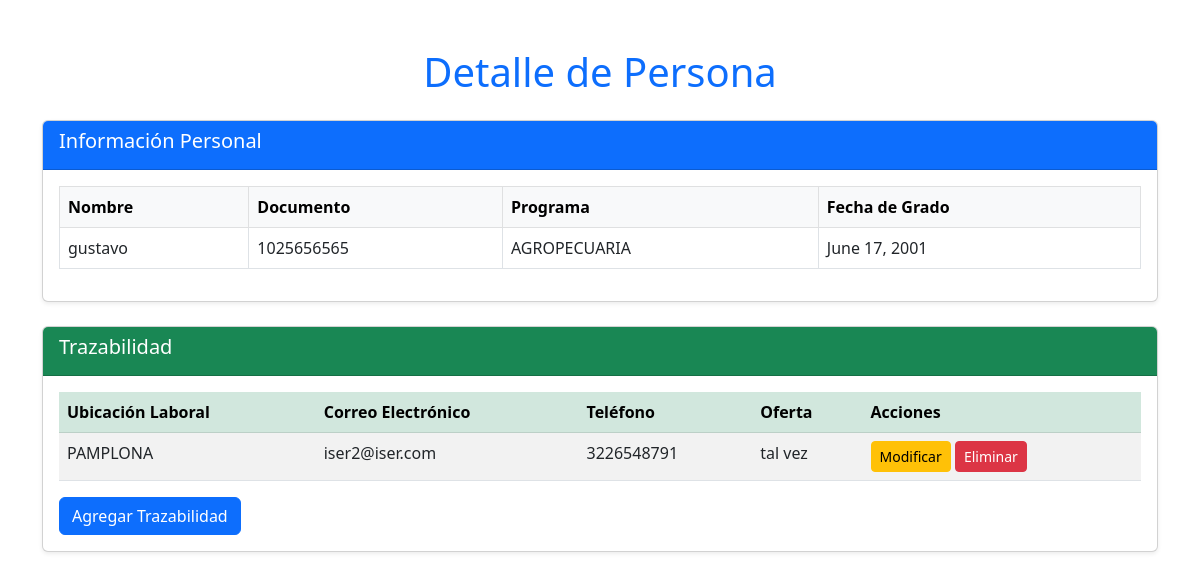
/persona/1025656565/ (signed in), run on the app's committed database.
### login/models.py (models this page shows, shortened)
class Persona(models.Model):
    nombre = models.CharField(max_length=100)
    documento = models.CharField(max_length=20, unique=True)
    programa = models.CharField(max_length=100)
    fechagrado = models.DateField()

class Trazabilidad(models.Model):
    persona = models.ForeignKey(Persona, on_delete=models.CASCADE, related_name='trazabilidades')
    ubicacion_laboral = models.CharField(max_length=200, blank=True, null=True)
    correoelectronico = models.EmailField(blank=True, null=True)
    telefono = models.CharField(max_length=20, blank=True, null=True)
    oferta = models.CharField(max_length=200, blank=True, null=True)
    fecha_modificacion = models.DateTimeField(auto_now_add=True)

### login/views.py (the view)
# urls.py: path('persona/<str:documento>/', views.detalle_persona, name='buscar_resultado'),
@login_required
def detalle_persona(request, documento):
    persona = get_object_or_404(Persona, documento=documento)
    trazabilidades = Trazabilidad.objects.filter(persona=persona)
    contexto = {
        'persona': persona,
        'trazabilidades': trazabilidades,
    }
    return render(request, './vistasPrivadas/buscar_resultado.html', contexto)

### login/templates/vistasPrivadas/buscar_resultado.html (shortened to what this page needs)
<!DOCTYPE html>
<html lang="en">
<head>
    <link rel="stylesheet" href="https://cdnjs.cloudflare.com/ajax/libs/bootstrap/5.3.0/css/bootstrap.min.css">
</head>
<body>
    <div class="container my-5">
        <h1 class="text-center text-primary mb-4">Detalle de Persona</h1>
        <div class="card shadow-sm mb-4">
            <div class="card-header bg-primary text-white">
                <h2 class="h5">Información Personal</h2>
            </div>
            <div class="card-body">
                <table class="table table-bordered">
                    <thead class="table-light">
                        <tr>
                            <th>Nombre</th>
                            <th>Documento</th>
                            <th>Programa</th>
                            <th>Fecha de Grado</th>
                        </tr>
                    </thead>
                    <tbody>
                        <tr>
                            <td>{{ persona.nombre }}</td>
                            <td>{{ persona.documento }}</td>
                            <td>{{ persona.programa }}</td>
                            <td>{{ persona.fechagrado }}</td>
                        </tr>
                    </tbody>
                </table>
            </div>
        </div>
        {% if trazabilidades %}
            <div class="card shadow-sm">
                <div class="card-header bg-success text-white">
                    <h2 class="h5">Trazabilidad</h2>
                </div>
                <div class="card-body">
                    <table class="table table-striped">
                        <thead class="table-success">
                            <tr>
                                <th>Ubicación Laboral</th>
                                <th>Correo Electrónico</th>
                                <th>Teléfono</th>
                                <th>Oferta</th>
                                <th>Acciones</th>
                            </tr>
                        </thead>
                        {% for trazabilidad in trazabilidades %}
                            <tr>
                                <td>{{ trazabilidad.ubicacion_laboral }}</td>
                                <td>{{ trazabilidad.correoelectronico }}</td>
                                <td>{{ trazabilidad.telefono }}</td>
                                <td>{{ trazabilidad.oferta }}</td>
                                <td>
                                    <a href="{% url 'modificar_trazabilidad' trazabilidad.id %}" class="btn btn-warning btn-sm">Modificar</a>
                                    <a href="{% url 'eliminar_trazabilidad' trazabilidad.id %}" class="btn btn-danger btn-sm" onclick="return confirm('¿Estás seguro de eliminar esta trazabilidad?');">Eliminar</a>
                                </td>
                            </tr>
                        {% endfor %}
                    </table>
                    <button class="btn btn-primary" onclick="window.location.href='{% url 'agregar_trazabilidad' persona.documento %}'">
                        Agregar Trazabilidad
                    </button>
                </div>
            </div>
        {% endif %}
    </div>
</body>
</html>

### data on the page
Persona: nombre "gustavo", documento "1025656565", programa "AGROPECUARIA", fechagrado "June 17, 2001"
Trazabilidad: ubicacion_laboral "PAMPLONA", correoelectronico "iser2@iser.com", telefono "3226548791", oferta "tal vez"
